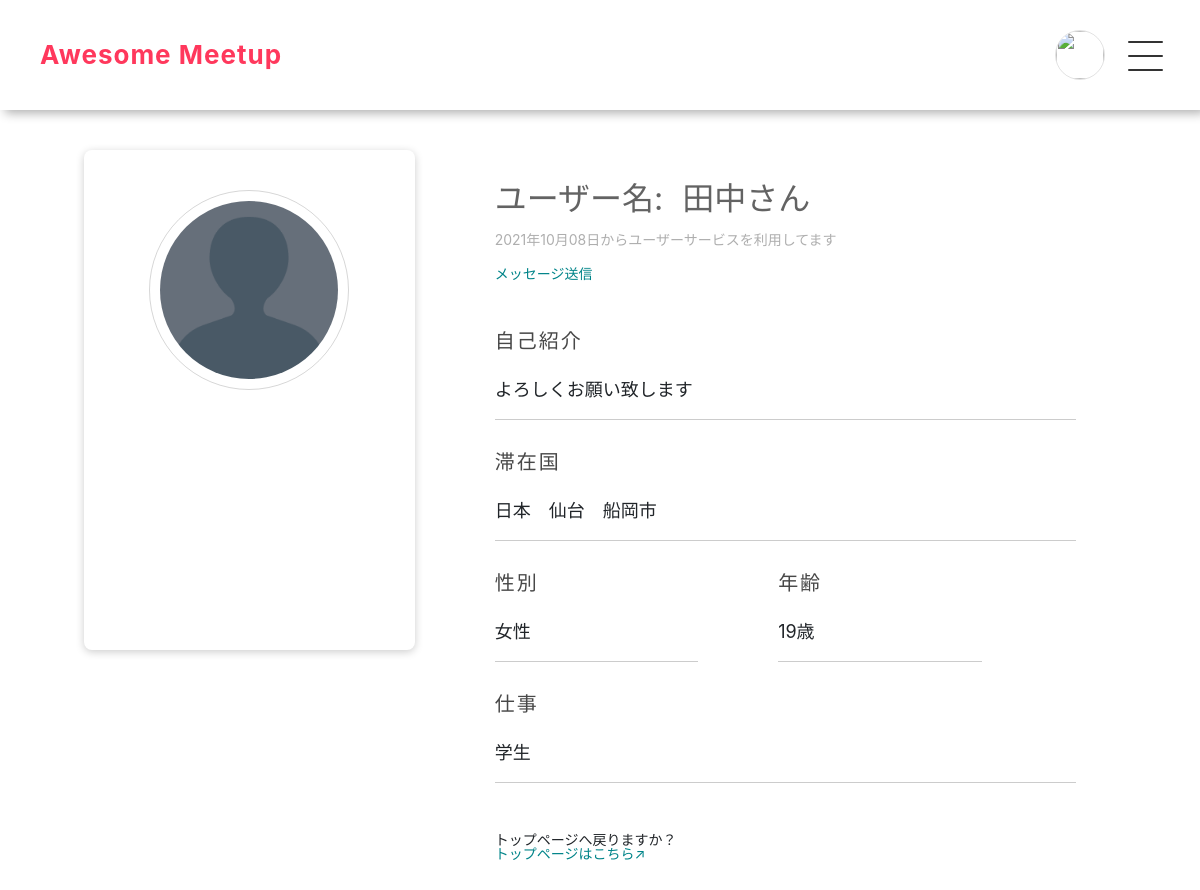
Page /profile_all_show.php?id=11 (signed in) on the committed database.
### tables this page shows
CREATE TABLE `profiles` (
  `id` int(11) NOT NULL AUTO_INCREMENT,
  `user_id` int(11) NOT NULL,
  `age` int(11) NOT NULL,
  `gender` varchar(50) NOT NULL,
  `job` varchar(50) NOT NULL,
  `country` varchar(50) NOT NULL,
  `introduction` varchar(255) NOT NULL,
  `image` varchar(255) DEFAULT NULL,
  `created_at` timestamp NOT NULL DEFAULT CURRENT_TIMESTAMP ON UPDATE CURRENT_TIMESTAMP,
  PRIMARY KEY (`id`),
  KEY `user_id` (`user_id`),
  CONSTRAINT `profiles_ibfk_1` FOREIGN KEY (`user_id`) REFERENCES `users` (`id`)
);

CREATE TABLE `users` (
  `id` int(11) NOT NULL AUTO_INCREMENT,
  `name` varchar(50) NOT NULL,
  `account` varchar(50) NOT NULL,
  `password` varchar(50) NOT NULL,
  `created_at` timestamp NOT NULL DEFAULT CURRENT_TIMESTAMP,
  `update_at` timestamp NOT NULL DEFAULT CURRENT_TIMESTAMP ON UPDATE CURRENT_TIMESTAMP,
  PRIMARY KEY (`id`),
  UNIQUE KEY `account` (`account`)
);

### profile_all_show.php (called while the page is built, shortened)
<?php
    require_once 'models/Profile.php';
    $id = $_GET['id'];
    $login_user = $_SESSION['login_user'];
    $profile = Profile::find_by_user_id($id);
    $user_icon = $_SESSION['user_icon'];
    include_once 'views/profile_show_view.php';

### models/Profile.php (called while the page is built, shortened)
<?php
    require_once 'models/Model.php';
    class Profile extends Model
    {
        public static function find_by_user_id($id)
        {
            try {
                $pdo  = self::get_connection();
                $stmt = $pdo->prepare('SELECT profiles.id,profiles.user_id,profiles.age,profiles.gender,profiles.job,profiles.country,profiles.introduction,profiles.image,users.name,users.created_at FROM profiles JOIN users ON profiles.user_id=users.id WHERE user_id=:user_id;');
                $stmt->bindParam(':user_id', $id, PDO::PARAM_INT);
                $stmt->execute();
                $stmt->setFetchMode(PDO::FETCH_CLASS | PDO::FETCH_PROPS_LATE, 'Profile');
                $profile = $stmt->fetch();
                return $profile;
            }
            catch (PDOException $e) {
                return 'PDO exception: ' . $e->getMessage();
            }
        }
    }

### models/Model.php (called while the page is built, shortened)
<?php
    function set_time($time_db)
    {
        $dateTime = new DateTime($time_db);
        return $time_db = $dateTime->format("Y年m月d日");
    }

### views/profile_show_view.php (the view, shortened to what this page needs)
<!DOCTYPE html>
<html lang="ja">
   <head>
      <link href="https://cdn.jsdelivr.net/npm/bootstrap@5.0.0-beta1/dist/css/bootstrap.min.css" rel="stylesheet">
      <link rel="stylesheet" href="css/profile.css">
      <link rel="stylesheet" href="css/nav.css">
      <link rel="stylesheet" href="css/reset.css">
   </head>
   <body>
      <header>
         <nav class="navbar navbar-light fixed-top">
            <div class="nav_title"><a href="top.php"><h1 class="d-flex">Awesome&nbsp;<span>Meetup</span></h1></a></div>
            <div class="d-flex position-relative">
               <div class="user-icon">
                  <a href="user_account.php?id=<?=$login_user->id?>"><img src="upload/<?=$user_icon?>"></a>
              </div>
               <div id="nav_menu">
                   <span></span>
                   <span></span>
                   <span></span>
               </div>
            </div>
         </nav>
      </header>
      <main>
         <div class="grid">
            <div class="grid-item-left">
               <img src="upload/<?=$profile->image?>" class="icon">
            </div>
            <div class="grid-item-right">
               <div class="items">
                  <ul class="user_name d-flex">
                     <li>ユーザー名:&nbsp;</li>
                     <li><?=$profile->name?>さん</li>
                  </ul>
                  <ul class="user_info">
                     <li><?=set_time($profile->created_at)?>からユーザーサービスを利用してます</li>
                     <?php if ($profile->user_id !== $login_user->id):?>
                     <li><a href="message_show.php?id=<?=$profile->user_id?>">メッセージ送信</a></li>
                     <?php endif;?>
                  </ul>
               </div>
               <div class="profile">
                  <section>
                     <h2>自己紹介</h2>
                     <P><?=$profile->introduction?></P>
                  </section>
                  <section>
                     <h2>滞在国</h2>
                     <P><?=$profile->country?></P>
                  </section>
                  <section class="flex">
                     <div class="section-item">
                        <h2>性別</h2>
                        <P><?=$profile->gender?></P>
                     </div>
                     <div class="section-item">
                        <h2>年齢</h2>
                        <P><?=$profile->age?>歳</P>
                     </div>
                  </section>
                  <section>
                     <h2>仕事</h2>
                     <P><?=$profile->job?></P>
                  </section>
               </div>
               <ul>
                  <li>トップページへ戻りますか？</li>
                  <li><a href="top.php">トップページはこちら&#8599;</a></li>
               </ul>
            </div>
         </div>
      </main>
   </body>
</html>

### css/profile.css (style rules this page uses)
header { height: 90px; }
.navbar { padding: 20px 40px; box-shadow: 5px 3px 10px 0px #00000052; cursor: pointer; }
.navbar h1 { font-family: "SF Pro JP","SF Pro Display","SF Pro Icons","Hiragino Kaku Gothic Pro","ヒラギノ角ゴ Pro W3","メイリオ","Meiryo","ＭＳ Ｐゴシック","Helvetica Neue","Helvetica","Arial",sans-serif; letter-spacing: 1px; font-size: 20px; font-weight: bold; color: #ff385c; }
main { max-width: 1080px; margin: 0 auto; padding: 0 24px; margin-top: 60px; margin-bottom: 80px; }
main .grid { display: grid; gap: 40px; grid-template-columns: 1fr 2fr; }
main .grid .grid-item-left { height: 500px; padding: 40px 0; border-radius: 8px; box-shadow: 0 2px 8px #00000033; text-align: center; }
main .grid .grid-item-left .icon { width: 200px; height: 200px; object-fit: cover; border-radius: 50%; border: 1px solid #00000029; padding: 10px; }
main .grid .grid-item-right { height: 750px; padding: 25px 40px; }
main .grid .grid-item-right .items { margin-bottom: 50px; }
main .grid .grid-item-right .items .user_name li { font-size: 32px; font-weight: 400; line-height: 1.5; color: #0000009c; margin-bottom: 10px; padding-right: 10px; }
main .grid .grid-item-right .items .user_info { font-size: 14px; }
main .grid .grid-item-right .items .user_info li:nth-child(1) { margin-bottom: 20px; color: #71717191; }
main .grid .grid-item-right .items .user_info li a { color: var(--color-text-link, #008489); }
main .grid .grid-item-right .profile { margin-bottom: 50px; }
main .grid .grid-item-right .profile h2 { font-size: 20px; font-weight: 400; line-height: 20px; letter-spacing: 2px; color: #484848; margin-bottom: 30px; }
main .grid .grid-item-right .profile P { font-size: 18px; font-weight: 400; line-height: 1; margin-bottom: 32px; padding-bottom: 20px; border-bottom: 1px solid #00000033; }
main .grid .grid-item-right .profile .flex { display: grid; grid-template-columns: 35% 35%; gap: 80px; }
main .grid .grid-item-right ul { font-size: 14px; }
main .grid .grid-item-right ul li a { color: var(--color-text-link, #008489); }

### css/nav.css (style rules this page uses)
header { height:90px; }
#nav_menu { width: 55px; height: 50px; position: relative; left: 15px; top:11px; cursor:pointer; transition: 0.5s ease-in-out; z-index: 20; }
#nav_menu span { display: block; position: absolute; left: 8px; width: 35px; height: 2px; background-color: #333; border-radius: 4px; transition: all .5s; }
.open span:nth-child(1) { top: 0px; width: 60px; animation: equalizer01 7000ms infinite; }
.open span:nth-child(2) { top: 14px; width: 30px; animation: equalizer02 5000ms infinite; animation-delay: 0.33s; }
.open span:nth-child(3) { top: 28px; width: 20px; animation: equalizer02 5000ms infinite; }
.user-icon { width: 50px; height: 50px; border: 1px solid #8080803b; border-radius: 50%; }
.user-icon img { width: 100%; height: 100%; border-radius: 50%; }
.navbar { padding: 30px 40px!important; box-shadow: 5px 3px 10px 0px #00000052; box-shadow: 5px 3px 10px 0px #00000052; cursor: pointer; background: white; }
.nav_title a { text-decoration:none!important; }
.nav_title h1 { font-family: "SF Pro JP","SF Pro Display","SF Pro Icons","Hiragino Kaku Gothic Pro","ヒラギノ角ゴ Pro W3","メイリオ","Meiryo","ＭＳ Ｐゴシック","Helvetica Neue","Helvetica","Arial",sans-serif; letter-spacing: 1px; font-size: 26px; font-weight: bold; color: #ff385c; }
html ,body { height:100%; }

### rows in the picture
profiles: image (picture), user.name "田中", user.created_at "2021年10月08日", introduction "よろしくお願い致します", country "日本 仙台 船岡市", gender "女性", age "19", job "学生"
